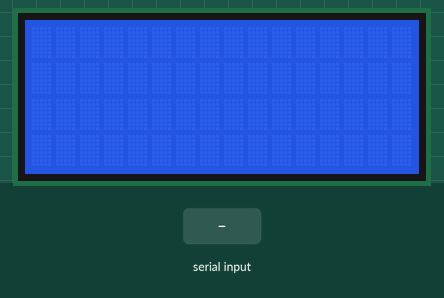
Bench run of a sketch on a simulated Arduino Uno, built with avr-gcc and run on an emulated ATmega328P. On the bench: 16×4 character LCD. Inputs (shaded band) come from the test bench. What the sketch prints to the serial monitor is not drawn.

Above: at 1.2 s.
1.3 s: "Hum:\n" received over the second serial link
At 2.4 s:
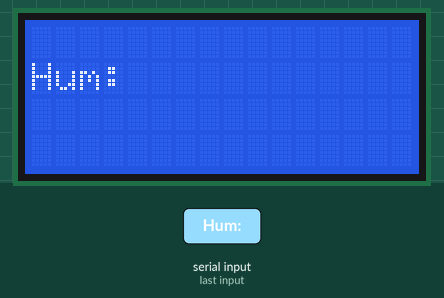
2.8 s: "Temp:\n" received over the second serial link
At 3.5 s:
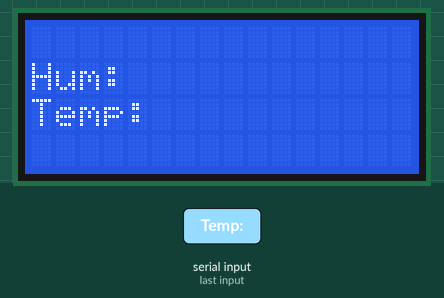
4.3 s: "Occ:\n" received over the second serial link
At 4.6 s:
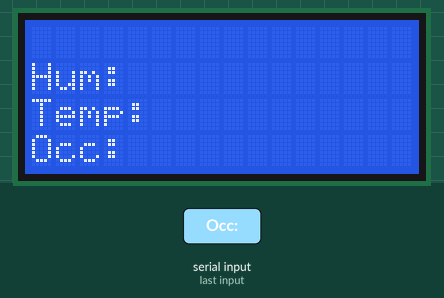
Timing chart, 0 to 7.3 s (numbered marks = the images above; inputs shaded):
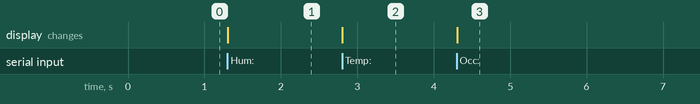

The sketch:

Uno_1.ino
```cpp
#include <SoftwareSerial.h>
#include <LiquidCrystal_I2C.h>

SoftwareSerial NodeMCU(3, 2);  // RX, TX

LiquidCrystal_I2C lcd(0x27, 16, 4);  // Address 0x27, 16 columns, 4 rows

void setup() {
  Serial.begin(9600);
  NodeMCU.begin(4800);

  lcd.init();          // Initialize LCD
  lcd.backlight();     // Turn on backlight
  lcd.setCursor(0, 0); // Set cursor to beginning of first line
   // Initial message on LCD
}

void loop() {
  if (NodeMCU.available()) {
    // Read data from NodeMCU
    String data = NodeMCU.readStringUntil('\n');
    Serial.println(data);   // Print received data to Serial monitor

    // Clear previous content on LCD


    // Determine which line to print on based on data type
    if (data.startsWith("Hum:")) {
      lcd.setCursor(0, 1);    // Set cursor to beginning of second line
      lcd.print(data);        // Print humidity data on LCD
    } else if (data.startsWith("Temp:")) {
      lcd.setCursor(-4, 2);    // Set cursor to beginning of third line
      lcd.print(data);        // Print temperature data on LCD
    } else if (data.startsWith("Occ:")) {
      lcd.setCursor(-4, 3);    // Set cursor to beginning of fourth line
      lcd.print(data);        // Print occupancy data on LCD
    }
  }
}
```

Measured:
- after the input at 1.3 s, the display: changes at once (image 1)
- after the input at 2.8 s, the display: changes at once (image 2)
- after the input at 4.3 s, the display: changes at once (image 3)
